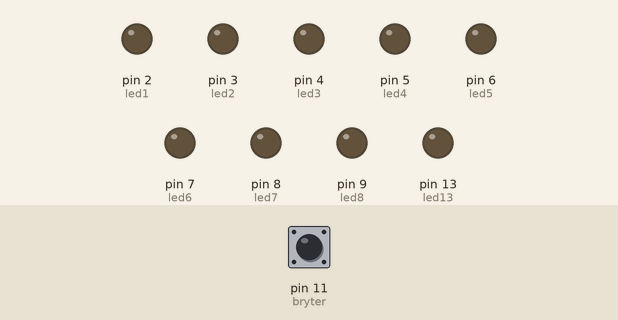
This sketch was run on a simulated Arduino Uno, built with avr-gcc and run on an emulated ATmega328P. Shown: output pins drawn as LEDs (lit = HIGH). Inputs (shaded band) come from the test bench; at power-on: pin 11 (bryter) LOW.

Above: at 1.2 s.
1.3 s: pin 11 (bryter) driven HIGH
At 2.5 s:
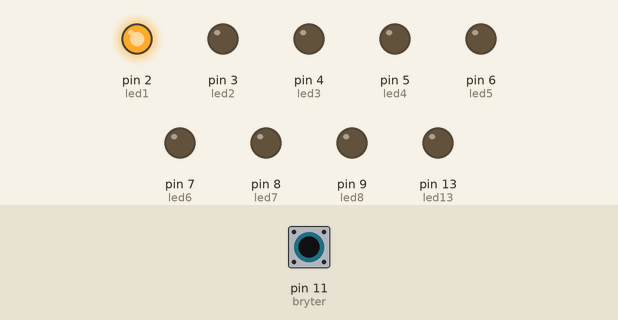
2.8 s: pin 11 (bryter) pulsed LOW 5 times (0.12 s each, 0.3 s apart)
At 4.6 s:
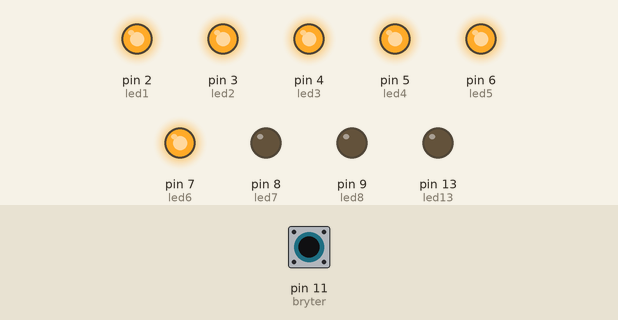
5.8 s: pin 11 (bryter) pulsed LOW 2 times (0.12 s each, 0.3 s apart)
At 7.1 s:
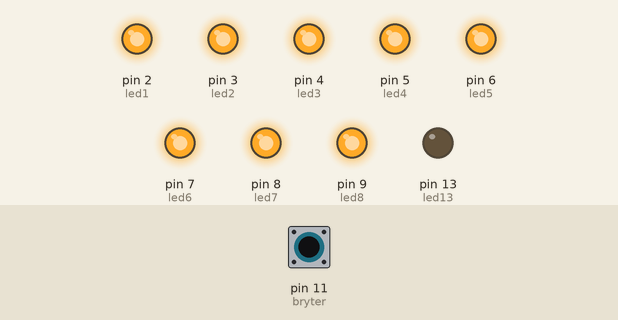
Timing chart, 0 to 8.8 s (numbered marks = the images above; inputs shaded):
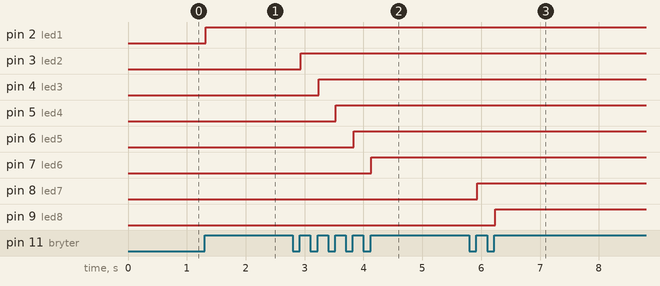

Measured:
- after the input at 1.3 s, pin 2 (led1): LOW → HIGH at once
- after the input at 2.8 s, pin 3 (led2): LOW → HIGH after 0.14 s; pin 4 (led3): LOW → HIGH after 0.44 s; pin 5 (led4): LOW → HIGH after 0.73 s; pin 6 (led5): LOW → HIGH after 1.0 s; pin 7 (led6): LOW → HIGH after 1.3 s
- after the input at 5.8 s, pin 8 (led7): LOW → HIGH after 0.13 s; pin 9 (led8): LOW → HIGH after 0.44 s

The sketch:

11_S_ylebryter_-_MHP.ino
```cpp
// Oppgave 11 - Søylebryter - 30.01.2018 - MHP

// KONSTANTER:
const byte led1 = 2;
const byte led2 = 3;
const byte led3 = 4;
const byte led4 = 5;
const byte led5 = 6;
const byte led6 = 7;
const byte led7 = 8;
const byte led8 = 9;
const byte bryter = 11;
const byte led13 = 13;

// VARIABLER:
int lesbryter;
int x = -1;
int i;
int leds[8] = {led1, led2, led3, led4, led5, led6, led7, led8};
byte rundt;

// SETUP:
void setup() {
  pinMode(led1, OUTPUT);
  pinMode(led2, OUTPUT);
  pinMode(led3, OUTPUT);
  pinMode(led4, OUTPUT);
  pinMode(led5, OUTPUT);
  pinMode(led6, OUTPUT);
  pinMode(led7, OUTPUT);
  pinMode(led8, OUTPUT);
  pinMode(led13, OUTPUT);
  pinMode(bryter, INPUT);
}

// FUNKSJONER:

// HOVUDPROGRAM:
void loop() {
  lesbryter = digitalRead(bryter);
  delay(10);
  if (lesbryter == HIGH && rundt == 0) {
    x += 1;
    if (x == 8) {
      x = -1;
    }
    rundt = 1;
  }
  if (lesbryter == LOW && rundt == 1) {
    rundt = 0;
  }
  for (i = 0; i <= x; i++) {
    digitalWrite(leds[i], HIGH);
  }
  for (i = 7; i >= x + 1; i--) {
    digitalWrite(leds[i], LOW);
  }
}
```
